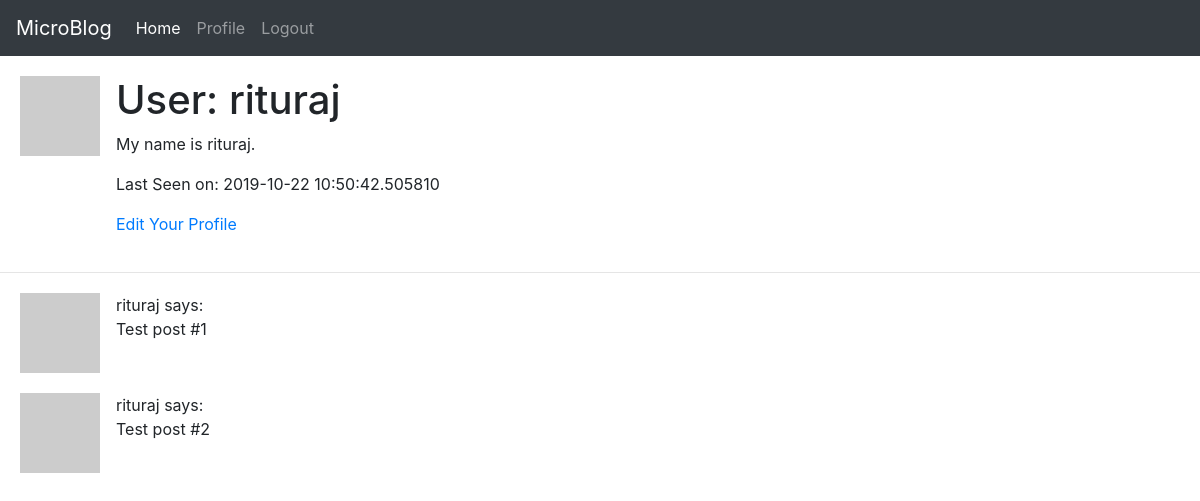
The app's page /user/rituraj (signed in), older data.
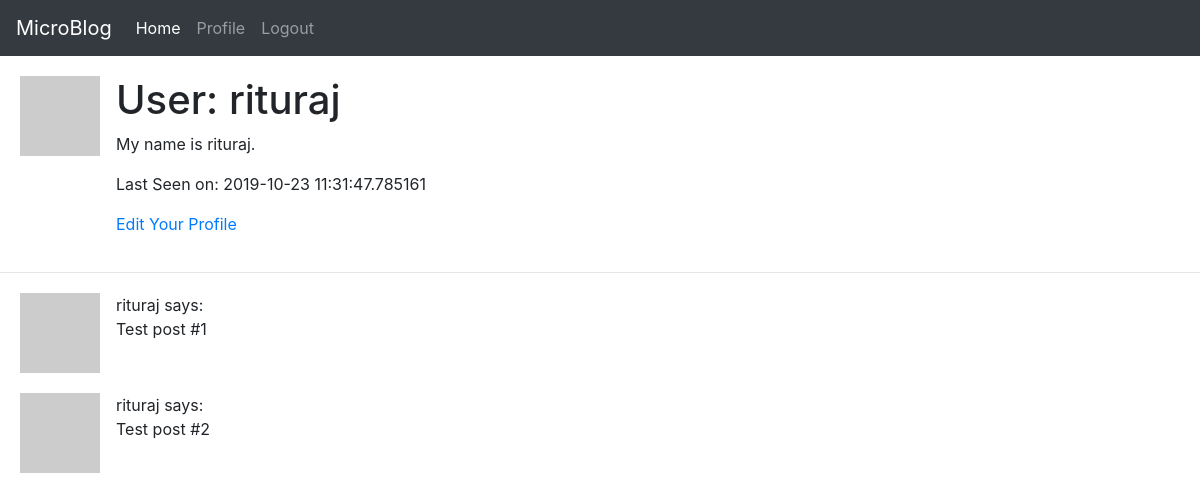
The same page, newer data.
### blogapp/models.py (models this page shows, shortened)
class User(UserMixin, db.Model):
	id = db.Column(db.Integer, primary_key=True)
	username = db.Column(db.String(64), index=True, unique=True)
	email = db.Column(db.String(120), index=True, unique=True)
	password_hash = db.Column(db.String(128))
	posts = db.relationship('Post', backref='author', lazy='dynamic')
	about_me = db.Column(db.String(140))
	last_seen = db.Column(db.DateTime, default=datetime.utcnow)
	def avatar(self, size):
		hash_val = md5(self.email.lower().encode('utf-8')).hexdigest()
		return 'https://www.gravatar.com/avatar/{}?d=identicon&s={}'.format(hash_val, size)

### blogapp/routes.py (the view)
@app.route('/user/<username>')
@login_required
def user(username):
    user = User.query.filter_by(username=username).first_or_404()
    posts = [
        {'author': user, 'body': 'Test post #1'},
        {'author': user, 'body': 'Test post #2'}
    ]
    return render_template('user.html', user=user, posts=posts)

### blogapp/models.py (called while the page is built)
@login.user_loader
def load_user(id):
	return User.query.get(int(id))

### blogapp/routes.py (called while the page is built)
@app.before_request
def before_request():
    if current_user.is_authenticated:
        current_user.last_seen = datetime.utcnow()
        db.session.commit()

### blogapp/templates/user.html
{% extends "base.html" %}
{% block head %}
    <link rel="stylesheet" type="text/css" href="{{ url_for('static', filename='profile.css') }}">
{% endblock %}
{% block content %}
    <div class="media">
      <img src="{{ user.avatar(128) }}" class="mr-3" alt="Profile Photo">
      <div class="media-body">
        <h1>User: {{ user.username }}</h1>
        {% if user.about_me %}<p>{{ user.about_me }}</p>{% endif %}
        {% if user.last_seen %}<p>Last Seen on: {{ user.last_seen }}</p>{% endif %}
        {% if user == current_user %}
            <p><a href="{{ url_for('edit_profile') }}">Edit Your Profile</a></p>
        {% endif %}
      </div>
    </div>
    <hr>
    {% for post in posts %}
	    <div class="media">
          <img src="{{ post.author.avatar(42) }}" class="mr-3" alt="Profile Photo">
          <div class="media-body">
            {{ post.author.username }} says:<br>{{ post.body }}
          </div>
        </div>
    {% endfor %}
{% endblock %}

### blogapp/templates/base.html (shortened to what this page needs)
<html>
    <head>
      <link rel="stylesheet" href="https://stackpath.bootstrapcdn.com/bootstrap/4.3.1/css/bootstrap.min.css">
      {% block head %}{% endblock %}
    </head>
    <body>
      <nav class="navbar navbar-expand-lg navbar-dark bg-dark">
        <a class="navbar-brand" href="{{ url_for('index') }}">MicroBlog</a>
        <div class="collapse navbar-collapse" id="navbarSupportedContent">
          <ul class="navbar-nav mr-auto">
            <li class="nav-item active">
              <a class="nav-link" href="{{ url_for('index') }}">Home <span class="sr-only">(current)</span></a>
            </li>
            {% if current_user.is_anonymous %}
              <li class="nav-item">
                <a class="nav-link" href="{{ url_for('login') }}">Login</a>
              </li>
            {% else %}
              <li class="nav-item">
                <a class="nav-link" href="{{ url_for('user', username=current_user.username) }}">Profile</a>
              </li>
              <li class="nav-item">
                <a class="nav-link" href="{{ url_for('logout') }}">Logout</a>
              </li>
            {% endif %}
          </ul>
        </div>
      </nav>
      {% block content %}{% endblock %}
    </body>
</html>

### blogapp/static/profile.css (style rules this page uses)
.media { margin: 20px; }

Row changes from the older to the newer data that the page shows:
changed User "rituraj": last_seen "2019-10-22 10:50:42.505810" → "2019-10-23 11:31:47.785161"
